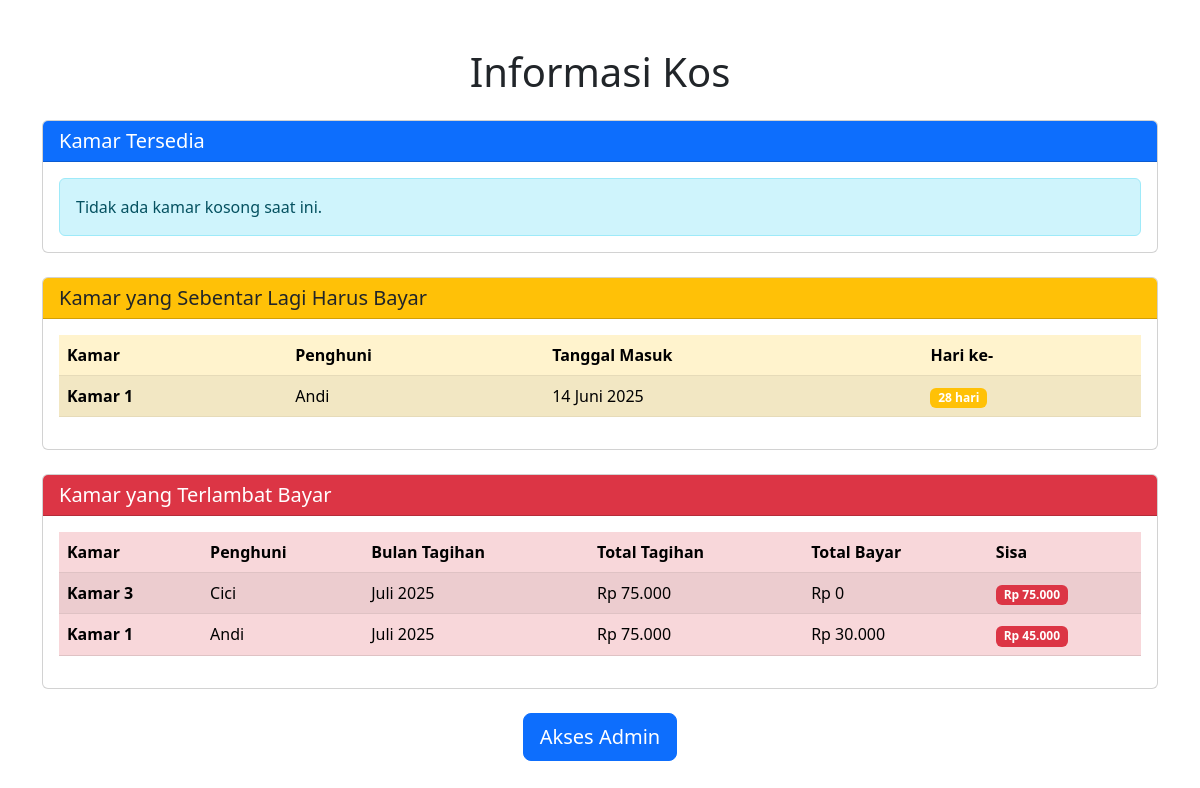
The page / on the database its author committed.
### tables this page shows
CREATE TABLE tb_penghuni (
    id INT AUTO_INCREMENT PRIMARY KEY,
    nama VARCHAR(100),
    no_ktp VARCHAR(30),
    no_hp VARCHAR(20),
    tgl_masuk DATE,
    tgl_keluar DATE
);

CREATE TABLE tb_kamar (
    id INT AUTO_INCREMENT PRIMARY KEY,
    nomor VARCHAR(10),
    harga INT
);

### inc/functions.php (called while the page is built, shortened)
<?php
function tgl_indo($tanggal) {
    $bulan = [
        1 => 'Januari', 'Februari', 'Maret', 'April', 'Mei', 'Juni',
        'Juli', 'Agustus', 'September', 'Oktober', 'November', 'Desember'
    ];
    $pecah = explode('-', $tanggal);
    return $pecah[2] . ' ' . $bulan[(int)$pecah[1]] . ' ' . $pecah[0];
}
function get_kamar_kosong($conn) {
    $sql = "SELECT * FROM tb_kamar WHERE id NOT IN (SELECT id_kamar FROM tb_kmr_penghuni WHERE tgl_keluar IS NULL)";
    $result = mysqli_query($conn, $sql);
    $data = [];
    return $data;
}
function format_bulan($bulan) {
    $bulan_array = [
        '01' => 'Januari', '02' => 'Februari', '03' => 'Maret', '04' => 'April',
        '05' => 'Mei', '06' => 'Juni', '07' => 'Juli', '08' => 'Agustus',
        '09' => 'September', '10' => 'Oktober', '11' => 'November', '12' => 'Desember'
    ];
    $pecah = explode('-', $bulan);
    if (count($pecah) == 2) {
        return $bulan_array[$pecah[1]] . ' ' . $pecah[0];
    }
    return $bulan;
}

### index.php (the view, shortened to what this page needs)
<?php
include 'inc/db.php';
include 'inc/functions.php';
?>
<!DOCTYPE html>
<html>
<head>
    <link href="https://cdn.jsdelivr.net/npm/bootstrap@5.3.0/dist/css/bootstrap.min.css" rel="stylesheet">
</head>
<body>
    <div class="container py-5">
        <h1 class="mb-4 text-center">Informasi Kos</h1>
        <div class="row mb-4">
            <div class="col-md-12">
                <div class="card">
                    <div class="card-header bg-primary text-white">
                        <h5 class="mb-0">Kamar Tersedia</h5>
                    </div>
                    <div class="card-body">
                        <?php
                        $kamar_kosong = get_kamar_kosong($conn);
                        if (count($kamar_kosong) > 0) {
                            echo '<div class="row">';
                            foreach ($kamar_kosong as $kamar) {
                                echo '<div class="col-md-4 mb-3">';
                                echo '<div class="card border-success">';
                                echo '<div class="card-body text-center">';
                                echo '<h5 class="card-title">Kamar ' . htmlspecialchars($kamar['nomor']) . '</h5>';
                                echo '<p class="card-text text-success fw-bold">Rp ' . number_format($kamar['harga'], 0, ',', '.') . '/bulan</p>';
                                echo '<span class="badge bg-success">Tersedia</span>';
                                echo '</div>';
                                echo '</div>';
                                echo '</div>';
                            }
                            echo '</div>';
                        } else {
                            echo '<div class="alert alert-info mb-0">Tidak ada kamar kosong saat ini.</div>';
                        }
                        ?>
                    </div>
                </div>
            </div>
        </div>
        <div class="row mb-4">
            <div class="col-md-12">
                <div class="card">
                    <div class="card-header bg-warning text-dark">
                        <h5 class="mb-0">Kamar yang Sebentar Lagi Harus Bayar</h5>
                    </div>
                    <div class="card-body">
                        <?php
                        $sql = "SELECT p.nama, km.nomor, p.tgl_masuk,
                                      DATEDIFF(CURDATE(), p.tgl_masuk) as hari_masuk
                               FROM tb_kmr_penghuni kp
                               JOIN tb_penghuni p ON kp.id_penghuni = p.id
                               JOIN tb_kamar km ON kp.id_kamar = km.id
                               WHERE kp.tgl_keluar IS NULL
                               AND p.tgl_keluar IS NULL
                               AND DATEDIFF(CURDATE(), p.tgl_masuk) BETWEEN 25 AND 30
                               ORDER BY p.tgl_masuk ASC";
                        $result = mysqli_query($conn, $sql);
                        if (mysqli_num_rows($result) > 0) {
                            echo '<div class="table-responsive">';
                            echo '<table class="table table-warning table-striped">';
                            echo '<thead><tr><th>Kamar</th><th>Penghuni</th><th>Tanggal Masuk</th><th>Hari ke-</th></tr></thead>';
                            echo '<tbody>';
                            while ($row = mysqli_fetch_assoc($result)) {
                                echo '<tr>';
                                echo '<td><strong>Kamar ' . htmlspecialchars($row['nomor']) . '</strong></td>';
                                echo '<td>' . htmlspecialchars($row['nama']) . '</td>';
                                echo '<td>' . tgl_indo($row['tgl_masuk']) . '</td>';
                                echo '<td><span class="badge bg-warning">' . $row['hari_masuk'] . ' hari</span></td>';
                                echo '</tr>';
                            }
                            echo '</tbody></table>';
                            echo '</div>';
                        } else {
                            echo '<div class="alert alert-warning mb-0">Tidak ada kamar yang sebentar lagi harus bayar.</div>';
                        }
                        ?>
                    </div>
                </div>
            </div>
        </div>
        <div class="row mb-4">
            <div class="col-md-12">
                <div class="card">
                    <div class="card-header bg-danger text-white">
                        <h5 class="mb-0">Kamar yang Terlambat Bayar</h5>
                    </div>
                    <div class="card-body">
                        <?php
                        $sql = "SELECT p.nama, km.nomor, t.bulan, t.jml_tagihan,
                                      COALESCE(SUM(b.jml_bayar), 0) as total_bayar,
                                      (t.jml_tagihan - COALESCE(SUM(b.jml_bayar), 0)) as sisa_tagihan
                               FROM tb_tagihan t
                               JOIN tb_kmr_penghuni kp ON t.id_kmr_penghuni = kp.id
                               JOIN tb_penghuni p ON kp.id_penghuni = p.id
                               JOIN tb_kamar km ON kp.id_kamar = km.id
                               LEFT JOIN tb_bayar b ON t.id = b.id_tagihan
                               WHERE kp.tgl_keluar IS NULL
                               AND p.tgl_keluar IS NULL
                               GROUP BY t.id
                               HAVING sisa_tagihan > 0
                               ORDER BY sisa_tagihan DESC";
                        $result = mysqli_query($conn, $sql);
                        if (mysqli_num_rows($result) > 0) {
                            echo '<div class="table-responsive">';
                            echo '<table class="table table-danger table-striped">';
                            echo '<thead><tr><th>Kamar</th><th>Penghuni</th><th>Bulan Tagihan</th><th>Total Tagihan</th><th>Total Bayar</th><th>Sisa</th></tr></thead>';
                            echo '<tbody>';
                            while ($row = mysqli_fetch_assoc($result)) {
                                echo '<tr>';
                                echo '<td><strong>Kamar ' . htmlspecialchars($row['nomor']) . '</strong></td>';
                                echo '<td>' . htmlspecialchars($row['nama']) . '</td>';
                                echo '<td>' . format_bulan($row['bulan']) . '</td>';
                                echo '<td>Rp ' . number_format($row['jml_tagihan'], 0, ',', '.') . '</td>';
                                echo '<td>Rp ' . number_format($row['total_bayar'], 0, ',', '.') . '</td>';
                                echo '<td><span class="badge bg-danger">Rp ' . number_format($row['sisa_tagihan'], 0, ',', '.') . '</span></td>';
                                echo '</tr>';
                            }
                            echo '</tbody></table>';
                            echo '</div>';
                        } else {
                            echo '<div class="alert alert-success mb-0">Tidak ada kamar yang terlambat bayar.</div>';
                        }
                        ?>
                    </div>
                </div>
            </div>
        </div>
        <div class="row">
            <div class="col-md-12 text-center">
                <a href="admin/dashboard.php" class="btn btn-primary btn-lg">Akses Admin</a>
            </div>
        </div>
    </div>
</body>
</html>

### rows shown on the page
tb_penghuni: tb_kamar.nomor "1", nama "Andi", tgl_masuk "14 Juni 2025", hari_masuk "28"

### other values the page prints
$row['nomor'] "3"
$row['nama'] "Cici"
format_bulan($row['bulan']) "Juli 2025"
$row['jml_tagihan'] "75.000"
$row['total_bayar'] "0"
$row['sisa_tagihan'] "75.000"
$row['nomor'] "1"
$row['nama'] "Andi"
$row['total_bayar'] "30.000"
$row['sisa_tagihan'] "45.000"
